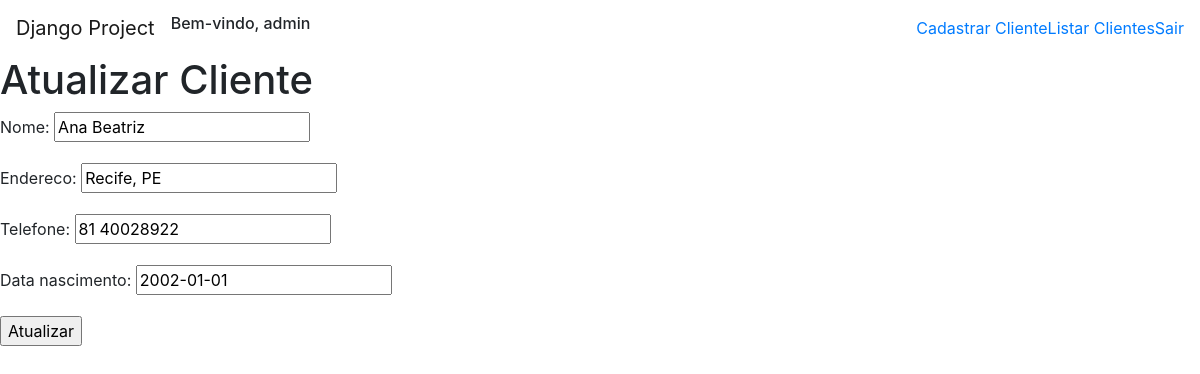
The app's page /atualizar/4 (signed in) with its own data.
### application/models.py (models this page shows, shortened)
class Cliente(models.Model):
    nome = models.CharField(max_length=100)
    endereco = models.CharField(max_length=200)
    telefone = models.CharField(max_length=15)
    data_nascimento = models.DateField()
    data_cadastro = models.DateTimeField(default=timezone.now)
    class Meta:
        ordering = ('data_cadastro',)

### application/views.py (the view)
# urls.py: path('atualizar/<int:pk>', views.ClienteUpdateView.as_view(), name='atualizarCliente'),
class ClienteUpdateView(LoginRequiredMixin, UpdateView):
    login_url = reverse_lazy('login')
    model = Cliente
    fields = ['nome', 'endereco', 'telefone', 'data_nascimento']
    template_name = 'cliente/atualizarCliente.html'
    success_url = reverse_lazy('listarClientes')

### application/templates/cliente/atualizarCliente.html (shortened to what this page needs)
{% extends 'base.html' %}
{% block content %}
    <h1>Atualizar Cliente</h1>
    <form method="post"> {% csrf_token %}
        {{form.as_p}}
        <input type="submit" value="Atualizar">
    </form>
{% endblock content %}

### templates/base.html (shortened to what this page needs)
{% load static %}
<!DOCTYPE html>
<html lang="pt-br">
<head>
    <link rel="stylesheet" href="{% static 'css/style.css' %}">
    <link rel="stylesheet" href="https://cdn.jsdelivr.net/npm/bootstrap@4.5.3/dist/css/bootstrap.min.css">
</head>
<body>
    {% if user.is_authenticated %}
        <header>
            <nav class="navbar navbar-expand-sm navbar-light navbar-color">
                <div id="nav-target" class="collapse navbar-collapse">
                    <a href="/" id="pagina-inicial" class="navbar-brand" >Django Project</a>
                        <div  class="bem-vindo">
                            <h6>Bem-vindo, {{user.username}}</h6>
                        </div>
                        <ul class="navbar-nav ml-auto">
                            <li class="nav-item">
                                <a href="{% url 'cadastrarCliente' %}" class="menu-link">Cadastrar Cliente</a>
                            </li>
                            <li class="nav-item">
                                <a href="{% url 'listarClientes' %}" class="menu-link">Listar Clientes</a>
                            </li>
                            <li class="nav-item">
                                <a href="{% url 'logout' %}" class="menu-link">Sair</a>
                            </li>
                        </ul>
                </div>
            </nav>
        </header>
    {%else%}
        <header class="login-title">
            <h1>Django Framework</h1>
        </header>
    {% endif %}
    {% block content %}
    {% endblock content %}
</body>
</html>

### records on screen
Cliente: nome "Ana Beatriz", endereco "Recife, PE", telefone "81 40028922", data_nascimento "2002-01-01"

### other values on screen
{{ user.username }} "admin"
